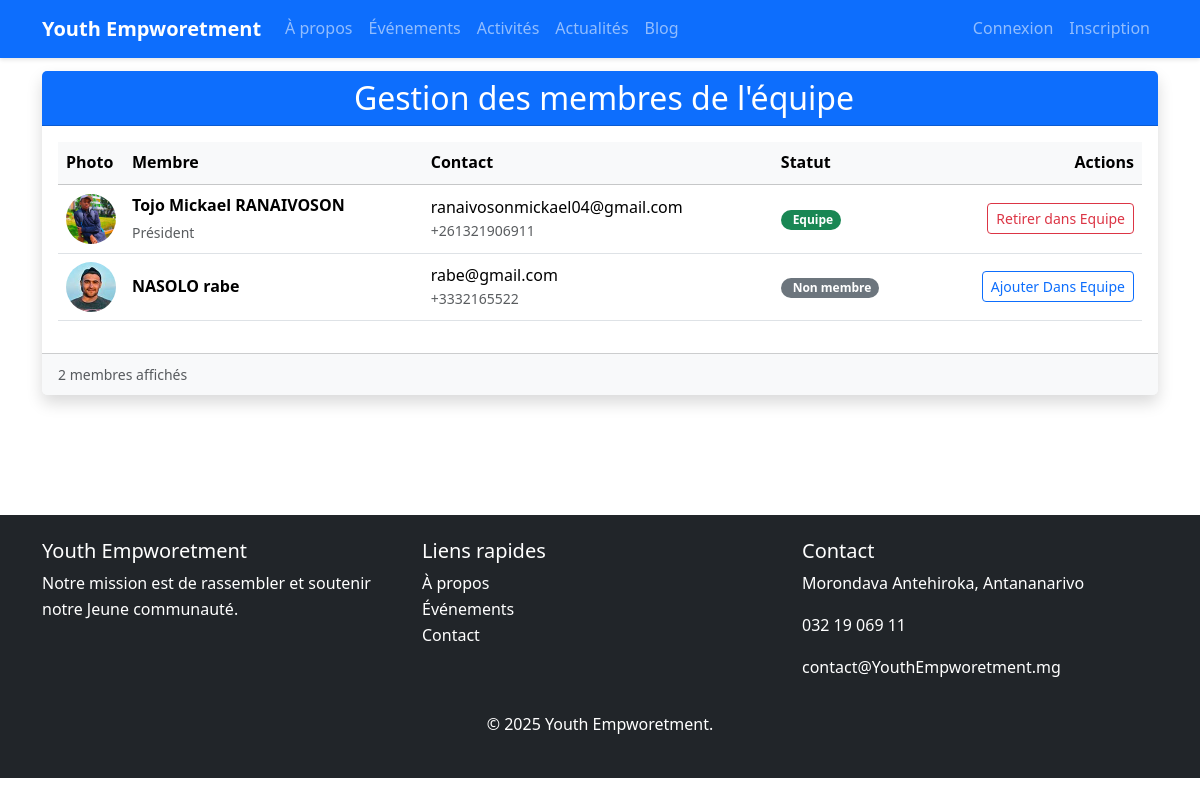
The page /list_membres/ on the database as committed earlier.
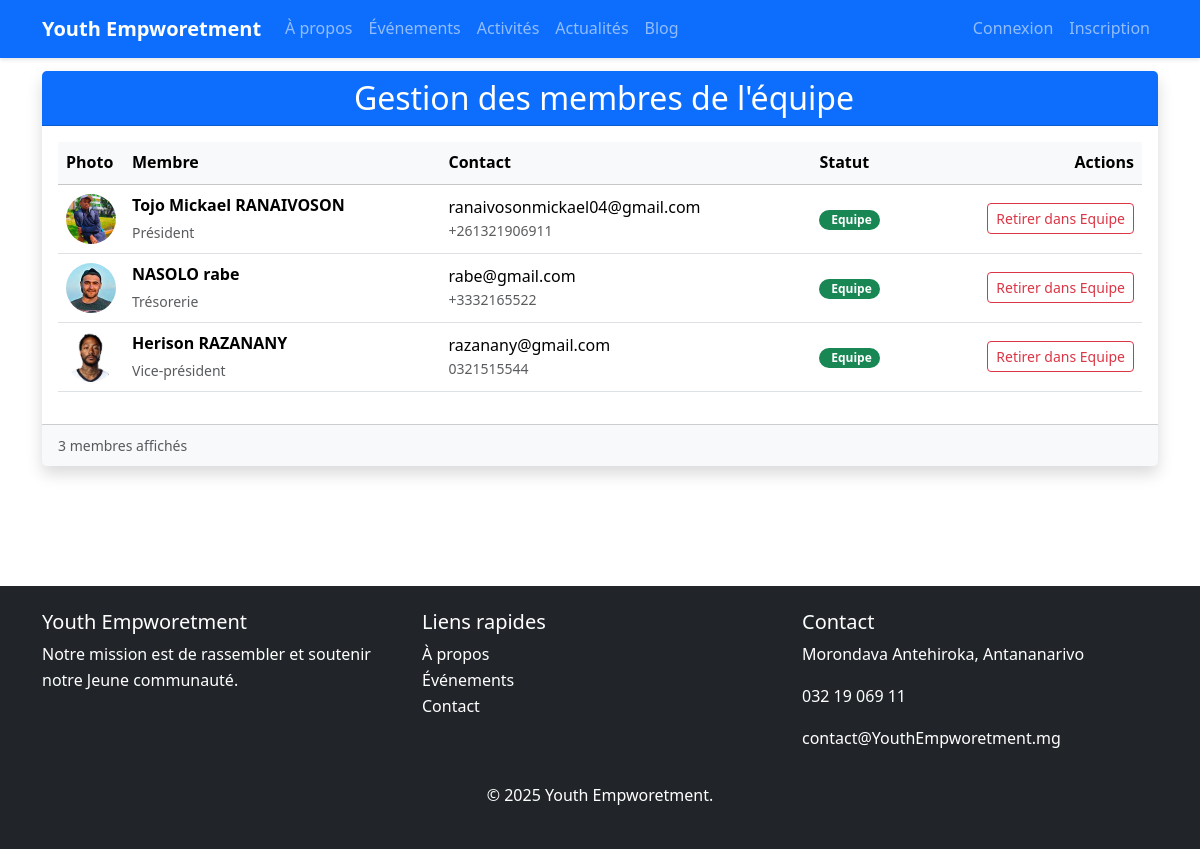
The same page on the database as committed later.
### AppMembre/models.py (models this page shows, shortened)
class Utilisateur(models.Model):
    nom = models.CharField(max_length=20)
    prenom = models.CharField(max_length=50)
    date_naissance = models.DateField()
    telephone = models.CharField(max_length=20)
    adresse = models.CharField(max_length=50,blank=True, null=True)
    photo = models.ImageField(upload_to='static/images/membres/')
    email = models.EmailField()
    mot_de_passe = models.TextField()
    date_inscription = models.DateField(auto_now_add=True)
    role = models.CharField(max_length=50)
    USERNAME_FIELD = 'email'
    REQUIRED_FIELD =['username']
    class Meta:
        verbose_name = "Utilisateur"
        verbose_name_plural = "Utilisateurs"

### AppEquipe/models.py (models this page shows, shortened)
class Equipe(models.Model):
    membre = models.OneToOneField(Utilisateur,on_delete=models.CASCADE)
    role = models.CharField(max_length=100, verbose_name="Rôle dans l'équipe")
    ordre_affichage = models.PositiveIntegerField(default=0)
    date_ajout = models.DateTimeField(auto_now_add=True)
    class Meta:
        verbose_name = "Membre de l'équipe"
        verbose_name_plural = "Équipe"
        ordering = ['ordre_affichage']

### AppEquipe/views.py (the view)
# urls.py: path('list_membres/',liste_membres,name="liste_membres"),
def liste_membres(request):
    membres = Utilisateur.objects.all()
    equipe_membres_ids = Equipe.objects.values_list('membre_id', flat=True)
    membres_avec_statut = []
    for membre in membres:
        dans_equipe = membre.id in equipe_membres_ids
        membres_avec_statut.append({
            'membre': membre,
            'dans_equipe': dans_equipe,
            'role_equipe': Equipe.objects.filter(membre=membre).first().role if dans_equipe else None
        })
    return render(request, 'MembreListe.html', {
        'membres_avec_statut': membres_avec_statut
    })

### templates/MembreListe.html (shortened to what the changed rows need)
{% extends 'layouts/master.html' %}
{% load static %}
{% block content %}
    <div class="container py-5">
        <div class="row">
            <div class="col-12 marg">
                <div class="card shadow mb-4">
                    <div class="card-header bg-primary text-white">
                        <h2 class="card-title mb-0 text-center">
                            Gestion des membres de l'équipe
                        </h2>
                    </div>
                    <div class="card-body">
                        <div class="table-responsive">
                            <table class="table table-hover align-middle">
                                <thead class="table-light">
                                    <tr>
                                        <th style="width: 60px">Photo</th>
                                        <th>Membre</th>
                                        <th>Contact</th>
                                        <th>Statut</th>
                                        <th class="text-end">Actions</th>
                                    </tr>
                                </thead>
                                <tbody>
                                    {% for item in membres_avec_statut %}
                                    <tr>
                                        <td>
                                            {% if item.membre.photo %}
                                            <img src="{{ item.membre.photo.url }}"
                                                class="rounded-circle object-fit-cover"
                                                width="50" height="50"
                                                alt="{{ item.membre.get_full_name }}">
                                            {% else %}
                                            <div class="rounded-circle bg-secondary d-flex align-items-center justify-content-center"
                                                style="width: 50px; height: 50px;">
                                                <i class="bi bi-person text-white"></i>
                                            </div>
                                            {% endif %}
                                        </td>
                                        <td>
                                            <strong>{{ item.membre.prenom }} {{ item.membre.nom }}</strong>
                                            {% if item.dans_equipe %}
                                            <div class="text-muted small mt-1">
                                                {{ item.role_equipe }}
                                            </div>
                                            {% endif %}
                                        </td>
                                        <td>
                                            <div>{{ item.membre.email }}</div>
                                            <div class="text-muted small">{{ item.membre.telephone }}</div>
                                        </td>
                                        <td>
                                            {% if item.dans_equipe %}
                                            <span class="badge bg-success rounded-pill">
                                                Equipe
                                            </span>
                                            {% else %}
                                            <span class="badge bg-secondary rounded-pill">
                                                Non membre
                                            </span>
                                            {% endif %}
                                        </td>
                                        <td class="text-end">
                                            {% if item.dans_equipe %}
                                            <button class="btn btn-outline-danger btn-sm"
                                                    onclick="confirmRetrait('{{ item.membre.prenom }}', '{{ item.membre.nom }}', {{ item.membre.id }})">
                                                 Retirer dans Equipe
                                            </button>
                                            {% else %}
                                            <button class="btn btn-outline-primary btn-sm"
                                                    data-bs-toggle="modal"
                                                    data-bs-target="#ajouterModal"
                                                    onclick="prepareAjout('{{ item.membre.prenom }}', '{{ item.membre.nom }}', {{ item.membre.id }})">
                                                 Ajouter Dans Equipe
                                            </button>
                                            {% endif %}
                                        </td>
                                    </tr>
                                    {% endfor %}
                                </tbody>
                            </table>
                        </div>
                    </div>
                    <div class="card-footer bg-light">
                        <small class="text-muted">
                            {{ membres_avec_statut|length }} membres affichés
                        </small>
                    </div>
                </div>
            </div>
        </div>
    </div>
{% endblock %}

Rows that differ between the two databases and show on the page:
shown differently, row unchanged: Utilisateur "NASOLO": role_equipe (not shown) → "Trésorerie"; text "Non membre Ajouter Dans Equipe" → "Equipe Retirer dans Equipe"
added Utilisateur: shows a picture, membre.prenom "Herison", membre.nom "RAZANANY", role_equipe "Vice-président", membre.email "razanany@gmail.com", membre.telephone "0321515544", shows "Equipe"
Other text that changed with them:
{{ membres_avec_statut|length }}: "2" → "3"
